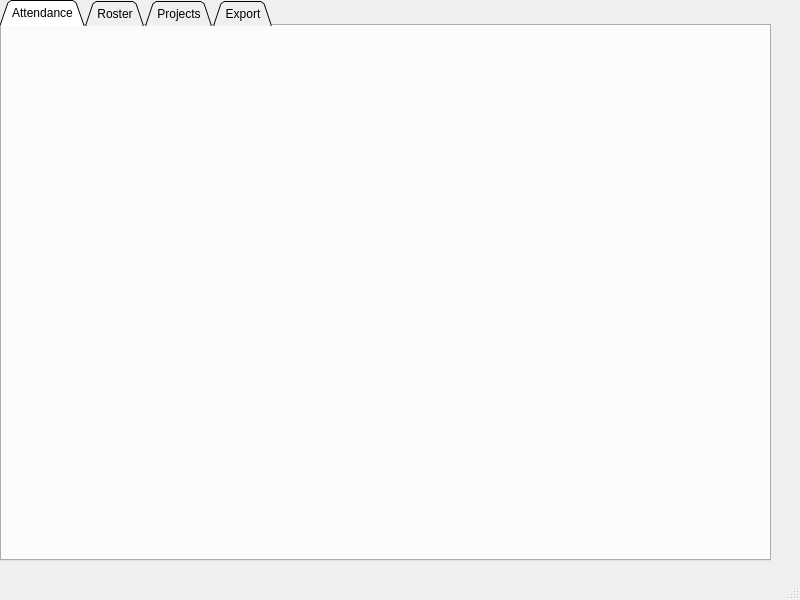
<?xml version="1.0" encoding="UTF-8"?>
<ui version="4.0">
 <class>MainWindow</class>
 <widget class="QMainWindow" name="MainWindow">
  <property name="geometry">
   <rect>
    <x>0</x>
    <y>0</y>
    <width>800</width>
    <height>600</height>
   </rect>
  </property>
  <property name="windowTitle">
   <string>MainWindow</string>
  </property>
  <widget class="QWidget" name="centralwidget">
   <widget class="QTabWidget" name="tabWidget">
    <property name="geometry">
     <rect>
      <x>0</x>
      <y>0</y>
      <width>771</width>
      <height>561</height>
     </rect>
    </property>
    <property name="autoFillBackground">
     <bool>true</bool>
    </property>
    <property name="tabPosition">
     <enum>QTabWidget::North</enum>
    </property>
    <property name="tabShape">
     <enum>QTabWidget::Triangular</enum>
    </property>
    <property name="currentIndex">
     <number>0</number>
    </property>
    <property name="tabsClosable">
     <bool>false</bool>
    </property>
    <widget class="QWidget" name="Attendance">
     <attribute name="title">
      <string>Attendance</string>
     </attribute>
    </widget>
    <widget class="QWidget" name="Roster">
     <attribute name="title">
      <string>Roster</string>
     </attribute>
     <widget class="QScrollArea" name="scrollArea">
      <property name="geometry">
       <rect>
        <x>20</x>
        <y>20</y>
        <width>301</width>
        <height>451</height>
       </rect>
      </property>
      <property name="widgetResizable">
       <bool>true</bool>
      </property>
      <widget class="QWidget" name="scrollAreaWidgetContents">
       <property name="geometry">
        <rect>
         <x>0</x>
         <y>0</y>
         <width>299</width>
         <height>449</height>
        </rect>
       </property>
       <widget class="QTableView" name="tableView">
        <property name="geometry">
         <rect>
          <x>0</x>
          <y>0</y>
          <width>211</width>
          <height>431</height>
         </rect>
        </property>
       </widget>
      </widget>
     </widget>
     <widget class="QPushButton" name="pushButton">
      <property name="geometry">
       <rect>
        <x>360</x>
        <y>30</y>
        <width>86</width>
        <height>23</height>
       </rect>
      </property>
      <property name="palette">
       <palette>
        <active>
         <colorrole role="Button">
          <brush brushstyle="SolidPattern">
           <color alpha="255">
            <red>0</red>
            <green>170</green>
            <blue>0</blue>
           </color>
          </brush>
         </colorrole>
        </active>
        <inactive>
         <colorrole role="Button">
          <brush brushstyle="SolidPattern">
           <color alpha="255">
            <red>0</red>
            <green>170</green>
            <blue>0</blue>
           </color>
          </brush>
         </colorrole>
        </inactive>
        <disabled>
         <colorrole role="Button">
          <brush brushstyle="SolidPattern">
           <color alpha="255">
            <red>0</red>
            <green>170</green>
            <blue>0</blue>
           </color>
          </brush>
         </colorrole>
        </disabled>
       </palette>
      </property>
      <property name="text">
       <string>Import Roster</string>
      </property>
      <property name="autoDefault">
       <bool>false</bool>
      </property>
      <property name="default">
       <bool>false</bool>
      </property>
      <property name="flat">
       <bool>true</bool>
      </property>
     </widget>
    </widget>
    <widget class="QWidget" name="Projects">
     <attribute name="title">
      <string>Projects</string>
     </attribute>
     <widget class="QScrollArea" name="scrollArea_2">
      <property name="geometry">
       <rect>
        <x>20</x>
        <y>20</y>
        <width>281</width>
        <height>381</height>
       </rect>
      </property>
      <property name="maximumSize">
       <size>
        <width>281</width>
        <height>16777215</height>
       </size>
      </property>
      <property name="widgetResizable">
       <bool>false</bool>
      </property>
      <widget class="QWidget" name="scrollAreaWidgetContents_2">
       <property name="geometry">
        <rect>
         <x>0</x>
         <y>0</y>
         <width>279</width>
         <height>369</height>
        </rect>
       </property>
       <layout class="QVBoxLayout" name="verticalLayout">
        <item>
         <widget class="QToolBox" name="toolBox">
          <property name="currentIndex">
           <number>0</number>
          </property>
          <widget class="QWidget" name="page">
           <property name="geometry">
            <rect>
             <x>0</x>
             <y>0</y>
             <width>261</width>
             <height>247</height>
            </rect>
           </property>
           <attribute name="label">
            <string>Page 1</string>
           </attribute>
           <widget class="QColumnView" name="columnView">
            <property name="geometry">
             <rect>
              <x>10</x>
              <y>0</y>
              <width>91</width>
              <height>241</height>
             </rect>
            </property>
           </widget>
           <widget class="QTableView" name="tableView_2">
            <property name="geometry">
             <rect>
              <x>110</x>
              <y>0</y>
              <width>141</width>
              <height>241</height>
             </rect>
            </property>
           </widget>
          </widget>
          <widget class="QWidget" name="page_2">
           <property name="geometry">
            <rect>
             <x>0</x>
             <y>0</y>
             <width>100</width>
             <height>30</height>
            </rect>
           </property>
           <attribute name="label">
            <string>Page 2</string>
           </attribute>
          </widget>
          <widget class="QWidget" name="page_3">
           <property name="geometry">
            <rect>
             <x>0</x>
             <y>0</y>
             <width>100</width>
             <height>30</height>
            </rect>
           </property>
           <attribute name="label">
            <string>Page</string>
           </attribute>
          </widget>
          <widget class="QWidget" name="page_4">
           <property name="geometry">
            <rect>
             <x>0</x>
             <y>0</y>
             <width>100</width>
             <height>30</height>
            </rect>
           </property>
           <attribute name="label">
            <string>Page</string>
           </attribute>
          </widget>
         </widget>
        </item>
       </layout>
      </widget>
     </widget>
     <widget class="QGroupBox" name="groupBox">
      <property name="geometry">
       <rect>
        <x>330</x>
        <y>20</y>
        <width>421</width>
        <height>281</height>
       </rect>
      </property>
      <property name="title">
       <string>Give Feedback</string>
      </property>
      <widget class="QScrollArea" name="scrollArea_3">
       <property name="geometry">
        <rect>
         <x>20</x>
         <y>50</y>
         <width>381</width>
         <height>151</height>
        </rect>
       </property>
       <property name="widgetResizable">
        <bool>true</bool>
       </property>
       <widget class="QWidget" name="scrollAreaWidgetContents_3">
        <property name="geometry">
         <rect>
          <x>0</x>
          <y>0</y>
          <width>379</width>
          <height>149</height>
         </rect>
        </property>
        <widget class="QPlainTextEdit" name="plainTextEdit">
         <property name="geometry">
          <rect>
           <x>0</x>
           <y>0</y>
           <width>381</width>
           <height>151</height>
          </rect>
         </property>
        </widget>
       </widget>
      </widget>
      <widget class="QComboBox" name="comboBox">
       <property name="geometry">
        <rect>
         <x>20</x>
         <y>20</y>
         <width>151</width>
         <height>22</height>
        </rect>
       </property>
       <property name="currentText">
        <string>Choose Project</string>
       </property>
       <item>
        <property name="text">
         <string>Choose Project</string>
        </property>
       </item>
      </widget>
      <widget class="QDateEdit" name="dateEdit">
       <property name="geometry">
        <rect>
         <x>180</x>
         <y>20</y>
         <width>110</width>
         <height>22</height>
        </rect>
       </property>
      </widget>
      <widget class="QComboBox" name="comboBox_2">
       <property name="geometry">
        <rect>
         <x>20</x>
         <y>210</y>
         <width>151</width>
         <height>22</height>
        </rect>
       </property>
       <item>
        <property name="text">
         <string>Weekly Points</string>
        </property>
       </item>
      </widget>
      <widget class="QPushButton" name="pushButton_2">
       <property name="geometry">
        <rect>
         <x>330</x>
         <y>250</y>
         <width>75</width>
         <height>23</height>
        </rect>
       </property>
       <property name="text">
        <string>Submit</string>
       </property>
      </widget>
     </widget>
    </widget>
    <widget class="QWidget" name="export">
     <attribute name="title">
      <string>Export</string>
     </attribute>
    </widget>
   </widget>
  </widget>
  <widget class="QStatusBar" name="statusbar"/>
 </widget>
 <resources/>
 <connections/>
</ui>
